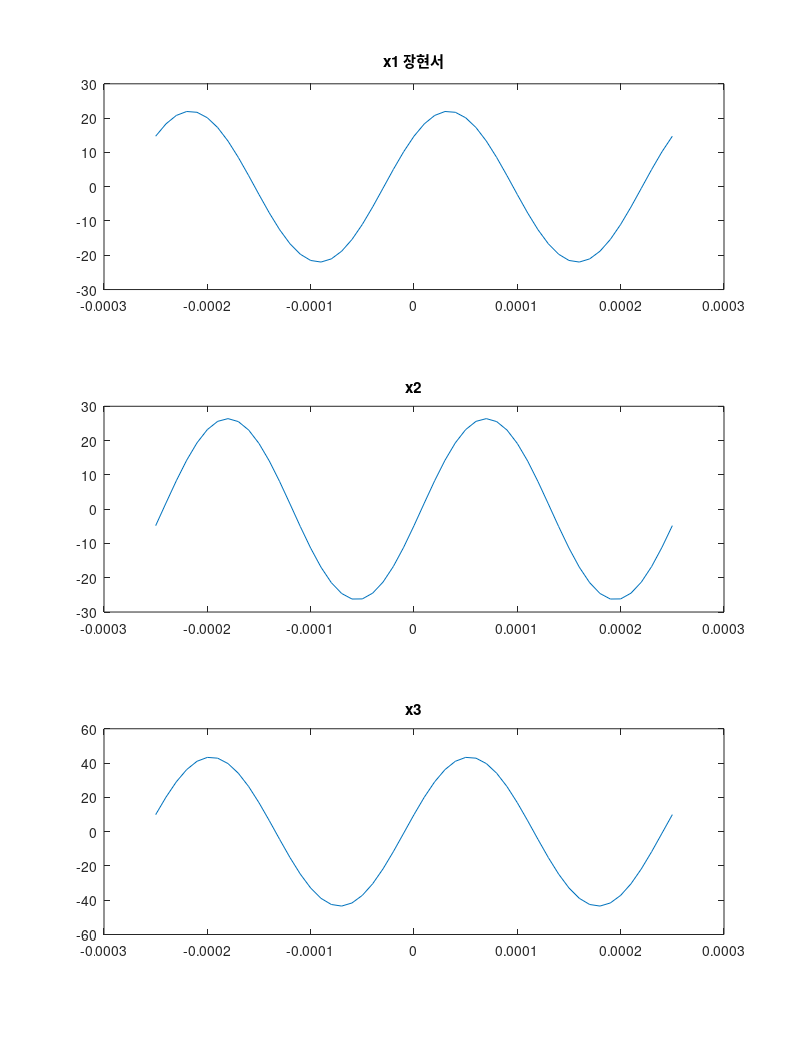
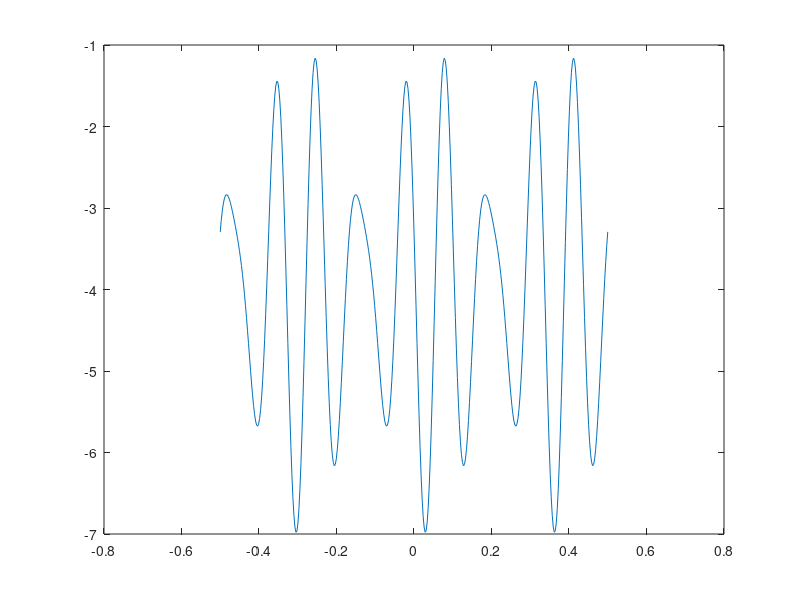

Here is the MATLAB script that generated these plots, in order:
%%%%%%%%%%%%%%%%%%%%%%%%%%%%%%%%%%%%%%%%%%%%
%%Lab P-1
%%
%a
T=1/4000;
tt=-T:T/25:T;
%b
D=24;
M=9;
A1=22;
A2=1.2*A1;
tm1=37.2/M*T;
tm2=-41.3/D*T;
x1=A1*cos(2*pi*4000*(tt-tm1));
x2=A2*cos(2*pi*4000*(tt-tm2));
subplot(3,1,1)
plot(tt,x1)
title("x1 장현서")
subplot(3,1,2)
plot(tt,x2)
title("x2")
%c
x3=x1+x2;
subplot(3,1,3)
plot(tt,x3)
title("x3")
%d
orient tall
print -dpng 'sin_plot.png'
%%
%%%%%%%%%%%%%%%%%%%%%%%%%%%%%%%%%%%%%%%%%%%%%%%
%%Lab S-0
%3-1
figure;
x=(1:200)/60;
r=sqrt(x.*x-1);
sig=exp(1j*2*pi*r);
plot(x,real(sig),'mo-',x,imag(sig),'go-')
%%
%3-2
function [xx,tt] = onecos(f,X,dur,tstart)
    T=1/f;
    tt=tstart:T/32:tstart+dur;
    xx=real(X*exp(1j*2*pi*f*tt));
end
[xx0,tt0] = onecos([2], [5*exp(j*pi/4)], 2,-1);
plot(tt0,xx0)
%%publish
%%file:///C:/%EA%B3%A0%EB%8C%80%203-1/MATLAB/html/week03_2023250057JangHyunSeo.html
%%
%3-3-1
function [xx,tt] = add_sines(freqs, Camps, dur, tstart)
    Tmin=1/max(freqs);
    tt=tstart:Tmin/32:tstart+dur;
    xx=0;
    if length(freqs) ~= length(Camps)
        error("lengths of freqs and Camps are not equal.")
    end
    for k=1:length(freqs)
        xx=xx+exp(2*pi*freqs(k)*tt*j)*Camps(k);
    end
    xx=real(xx);
end
save("add_sines.mat")
%3-3-2
load add_sines.mat
[xx0,tt0] = add_sines([12,9,0], [exp(j*pi/4),2i,-4], 1,-0.5);
plot(tt0,xx0);
%%publish
%%file:///C:/%EA%B3%A0%EB%8C%80%203-1/MATLAB/html/week03_2023250057JangHyunSeo.html
T_final=1/gcd(12,9)
fre_final=1/T_final
%%figure에 점을 찍어 직접 period를 확인할 수도 있다.
%%한 극점(-0.304688,-6.97838)을 기준으로 한 주기 이후의 극점은 (0.0286458,-6.97838)이다. 
%%0.0286458-(-0.304688)=0.3333으로 계산한 값과 일치함을 확인할 수 있다. 
